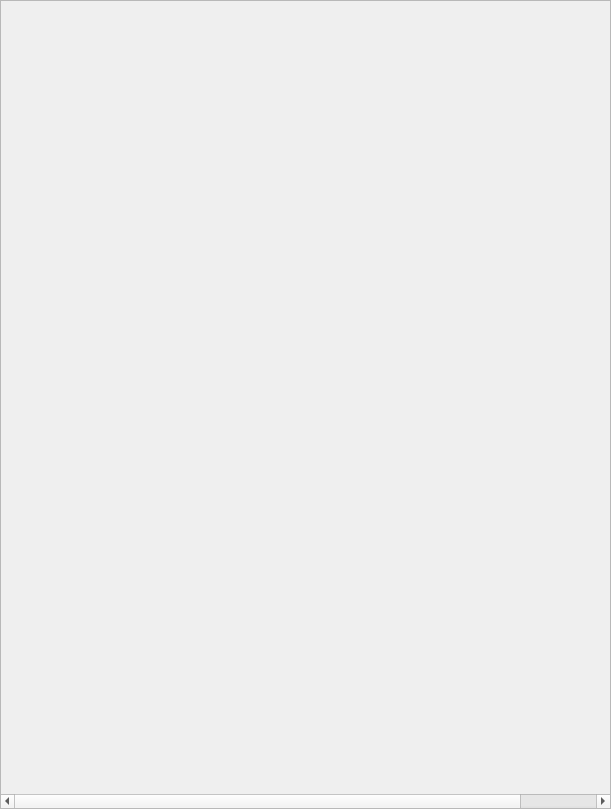
<?xml version="1.0" encoding="UTF-8"?>
<ui version="4.0">
 <class>rgPipelineStateTree</class>
 <widget class="QScrollArea" name="rgPipelineStateTree">
  <property name="geometry">
   <rect>
    <x>0</x>
    <y>0</y>
    <width>611</width>
    <height>809</height>
   </rect>
  </property>
  <property name="sizePolicy">
   <sizepolicy hsizetype="Expanding" vsizetype="Expanding">
    <horstretch>0</horstretch>
    <verstretch>0</verstretch>
   </sizepolicy>
  </property>
  <property name="windowTitle">
   <string>Form</string>
  </property>
  <property name="sizeAdjustPolicy">
   <enum>QAbstractScrollArea::AdjustToContents</enum>
  </property>
  <property name="widgetResizable">
   <bool>true</bool>
  </property>
  <property name="alignment">
   <set>Qt::AlignLeading|Qt::AlignLeft|Qt::AlignTop</set>
  </property>
  <widget class="QWidget" name="scrollingPanel">
   <property name="geometry">
    <rect>
     <x>0</x>
     <y>0</y>
     <width>700</width>
     <height>807</height>
    </rect>
   </property>
   <property name="sizePolicy">
    <sizepolicy hsizetype="Expanding" vsizetype="Minimum">
     <horstretch>0</horstretch>
     <verstretch>0</verstretch>
    </sizepolicy>
   </property>
   <property name="minimumSize">
    <size>
     <width>700</width>
     <height>0</height>
    </size>
   </property>
   <property name="maximumSize">
    <size>
     <width>800</width>
     <height>16777215</height>
    </size>
   </property>
   <layout class="QVBoxLayout" name="verticalLayout_2">
    <property name="spacing">
     <number>0</number>
    </property>
    <property name="leftMargin">
     <number>0</number>
    </property>
    <property name="topMargin">
     <number>0</number>
    </property>
    <property name="rightMargin">
     <number>0</number>
    </property>
    <property name="bottomMargin">
     <number>0</number>
    </property>
    <item>
     <spacer name="verticalSpacer">
      <property name="orientation">
       <enum>Qt::Vertical</enum>
      </property>
      <property name="sizeHint" stdset="0">
       <size>
        <width>20</width>
        <height>40</height>
       </size>
      </property>
     </spacer>
    </item>
   </layout>
  </widget>
 </widget>
 <resources/>
 <connections/>
</ui>
